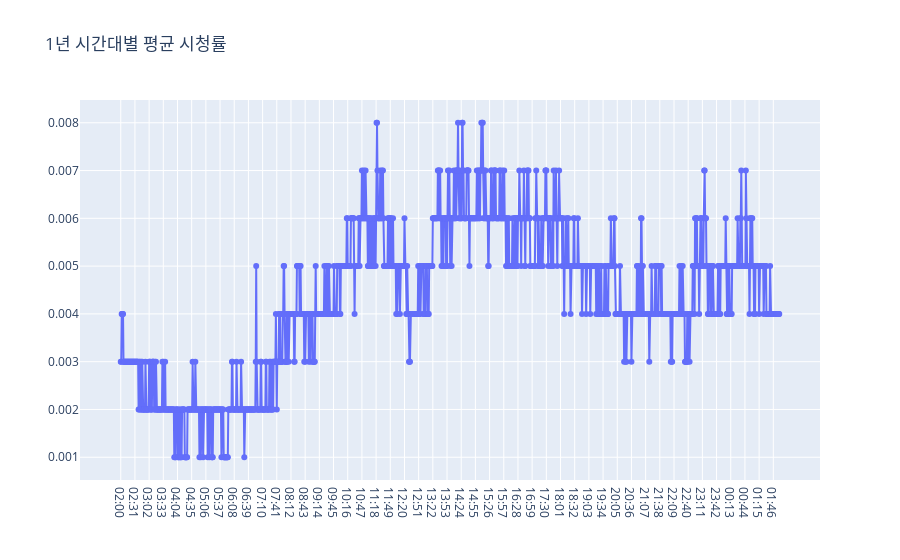

The notebook cell this image was saved under:
### Markdown cell above
> 상품군 별 '분' 별 취급액 : 전체적으로, 마감 시간대에 취급액이 높아지는 경향을 볼 수 있음

### Code cell
일년_시청률 = rating[['시간대', '2019-01-01 to 2019-12-31']]
일년_시청률.rename(columns = {'2019-01-01 to 2019-12-31':'연평균'}, inplace = True)

#enable_plotly_in_cell()

trace = go.Scatter( x= 일년_시청률.시간대 ,y= 일년_시청률.연평균,  mode= 'lines+markers', name= '시간대별 1년 평균 시청률', line=dict(width=2))
layout = go.Layout(autosize=True, title= '1년 시간대별 평균 시청률', showlegend=False)
fig = go.Figure(data=[trace], layout=layout)
iplot(fig)

### Figure 1 — Plotly figure (JSON) as saved in the notebook; plotly's stock layout.template omitted (floating-point values rounded to 4 significant figures; data arrays with more than 128 entries replaced by an {"elided": "..."} marker saying what was removed)
{"data": [{"line": {"width": 2}, "mode": "lines+markers", "name": "시간대별 1년 평균 시청률", "type": "scatter", "x": {"elided": "1440 str values"}, "y": {"elided": "1440 float values"}}], "layout": {"autosize": true, "showlegend": false, "title": {"text": "1년 시간대별 평균 시청률"}}}
